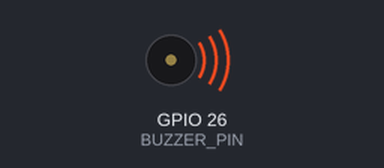
Bench run of a sketch on a simulated ESP32. Shown: buzzer (waves = sounding). What the sketch prints to the serial monitor is not drawn.

Above: at 0.5 s.
Timing chart, 0 to 3.5 s (numbered marks = the images above):
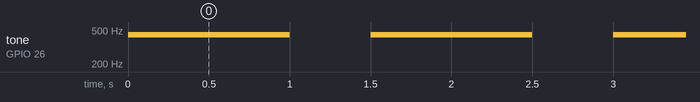

The sketch:

melodyesp32.ino
```cpp
/**
 * Play a simple repeating tone on a piezo buzzer.
 *
 * See: https://makeabilitylab.github.io/physcomp/esp32/tone
 */
const int BUZZER_PIN = 26;

void setup() {
  Serial.begin(115200);
  Serial.println("Playing concert A (440 Hz)...");
}

void loop() {
  tone(BUZZER_PIN, 440);       // Play concert A (440 Hz)
  delay(1000);                 // Let it play for one second
  noTone(BUZZER_PIN);          // Stop the tone
  delay(500);                  // Pause for half a second
}
```

Measured:
- by itself, tone on GPIO 26 (BUZZER_PIN): alternates 440 Hz for 1.0 s and silent for 0.50 s
